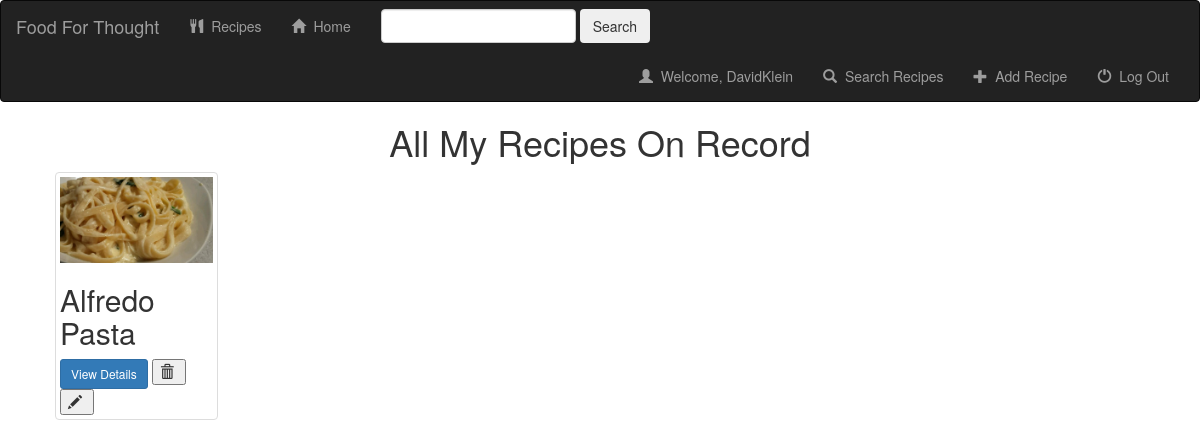
The page /recipe/ (signed in) on the database its author committed.
### recipe/models.py (models this page shows, shortened)
class RecipeD(models.Model):
	user = models.ForeignKey(User, default=1)
	Name = models.CharField(max_length=250)
	post = models.CharField(max_length = 10000000, default="")
	Cuisine = models.CharField(max_length=250)
	created = models.DateTimeField(auto_now_add=True, blank=False, null=True)
	RecipeProcedure = models.CharField(max_length = 1000000)
	RecipePicture = models.FileField(default="")

### recipe/views.py (the view)
def index(request):
	if not request.user.is_authenticated:
		return render(request, 'recipe/login.html')
	else:
		all_recipes = RecipeD.objects.filter(user=request.user)
		user = request.user
		query = request.GET.get("q")
		if query:
			all_recipes = all_recipes.filter(Q(Name__icontains=query)).distinct()
			return render(request, 'recipe/index.html', {'all_recipes':all_recipes, 'user':user})
		else:
			return render(request, 'recipe/index.html', {'all_recipes':all_recipes, 'user':user})

### recipe/templates/recipe/index.html (shortened to what this page needs)
<head>
    <link rel="stylesheet" href="https://maxcdn.bootstrapcdn.com/bootstrap/3.3.6/css/bootstrap.min.css">
</head>
<nav class="navbar navbar-inverse">
    <div class ="container-fluid">
    <div class="navbar-header">
        <a class="navbar-brand" href="{% url 'recipe:index' %}">Food For Thought</a>
    </div>
    <div class="collapse navbar-collapse">
        <ul class="nav navbar-nav">
            <li class="">
                <a href="">
                    <span class="glyphicon glyphicon-cutlery"></span>&nbsp;
                    Recipes
                </a>
            </li>
            <li class="">
                <a href="{% url 'recipe:home'%}">
                    <span class="glyphicon glyphicon-home"></span>&nbsp;
                    Home
                </a>
            </li>
        </ul>
        <form class="navbar-form navbar-left" role="search" method="get" action="{% url 'recipe:index' %}">
            <div class="form-group">
                <input type="text" class="form-control" name="q" value="{{ request.GET.q }}">
            </div>
            <button type="submit" class=btn btn-default">Search</button>
        </form>
        <ul class = "nav navbar-nav navbar-right">
            <li class="">
                <a href="{% url 'recipe:index' %}">
                    <span class="glyphicon glyphicon-user"></span>&nbsp;
                    Welcome, {{user}}
                </a>
            </li>
            <li class="">
                <a href="{% url 'recipe:search' %}">
                    <span class="glyphicon glyphicon-search"></span>&nbsp;
                    Search Recipes
                </a>
            </li>
            <li class="">
                <a href="{% url 'recipe:recipe-add'%}">
                    <span class="glyphicon glyphicon-plus"></span>&nbsp;
                    Add Recipe
                </a>
            </li>
            <li class="">
                <a href="{% url 'recipe:logout_user' %}">
                    <span class="glyphicon glyphicon-off"></span>&nbsp;
                    Log Out
                </a>
            </li>
        </ul>
    </div>
    </div>
</nav>
<body style='background-color: white;'>
<h1><center>All My Recipes On Record</center></h1>
<ul>
    {% for recipe in all_recipes %}
    <div class = "col-sm-4 col-lg-2">
        <div class = "thumbnail">
         <img src = "{{recipe.RecipePicture.url}}"/>
    <h2>{{recipe.Name}}</h2>
     <a href="/recipe/{{ recipe.id }}" class="btn btn-primary btn-sm" role="button">View Details</a>
     <form action="{% url 'recipe:recipe-delete' recipe.id %}" method="post" style= "display: inline;">
     <button type="submit" clas="btn btn-default btn-sm">
         <span class="glyphicon glyphicon-trash"></span>&nbsp;
     </button>
     </form>
    <form action="{% url 'recipe:recipe-update' recipe.id %}" method="post" style= "display: inline;">
     <button type="submit" clas="btn btn-default btn-sm">
         <span class="glyphicon glyphicon-pencil"></span>&nbsp;
     </button>
     </form>
     </div>
     </div>
    {% endfor %}
</ul>
</body>

### rows shown on the page
RecipeD: RecipePicture (picture), Name "Alfredo Pasta"

### other values the page prints
{{ user }} "DavidKlein"
